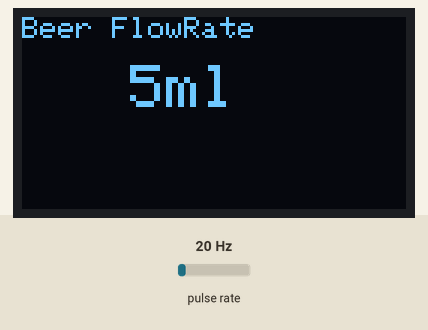
This sketch was run on a simulated Arduino Uno, built with avr-gcc and run on an emulated ATmega328P. Shown: 128×64 one-colour display. Wiring (inferred from the names in the program): pulse sensor: data pin 2. Inputs (shaded band) come from the test bench; at power-on: pulse rate 20 Hz. What the sketch prints to the serial monitor is not drawn.

Above: at 1.6 s.
1.7 s: pulse rate (sensor on pin 2) set to 4 Hz
At 2.7 s:
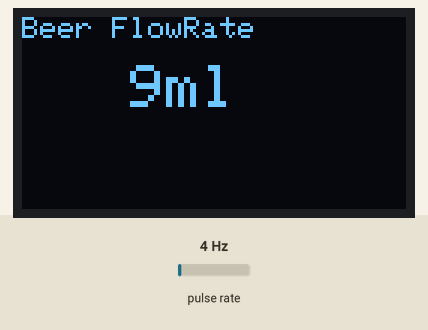
4.5 s: pulse rate (sensor on pin 2) set to 50 Hz
At 6.8 s:
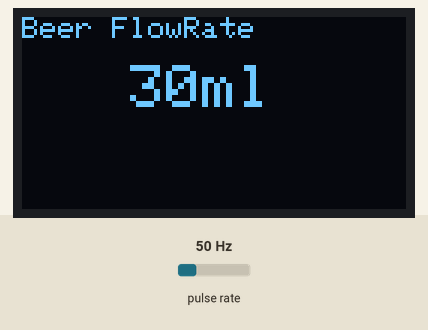
7.5 s: pulse rate (sensor on pin 2) set to 100 Hz
At 8.4 s:
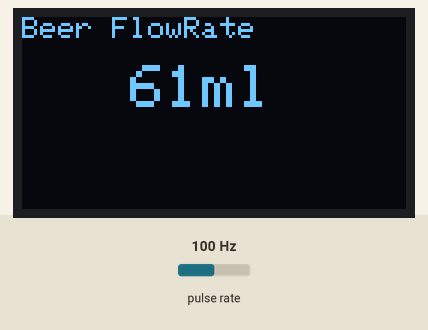
Timing chart, 0 to 10.5 s (numbered marks = the images above; inputs shaded):
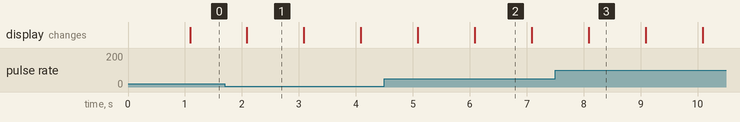

The sketch:

waterflowP.ino
```cpp
#include <SPI.h>
#include <Wire.h>
#include <math.h>
#include <Adafruit_GFX.h>
#include <Adafruit_SSD1306.h>

#define OLED_RESET LED_BUILTIN  //4
Adafruit_SSD1306 display(OLED_RESET);

#define SSD1306_LCDHEIGHT 64
#define FLOW_PIN 2

typedef struct {
  double freq;
  double flowrate;
  double totalml;
}stFlow;

#if (SSD1306_LCDHEIGHT != 64)
  #error("Height incorrect, please fix Adafruit_SSD1306.h!");
#endif

volatile int NbTopsFan = 0; //measuring the rising edges of the signal
int cnt;

stFlow beerflow;

void rpm ()     //This is the function that the interupt calls
{
  NbTopsFan++;  //This function measures the rising and falling edge of the hall effect sensors signal
}

// The setup() method runs once, when the sketch starts
void setup() //
{
  /* -- Initial LCD -- */
  display.begin(SSD1306_SWITCHCAPVCC, 0x3C);

  beerflow.freq     = 0;
  beerflow.flowrate = 0;
  beerflow.totalml  = 0;

  ShowOnOLED();

  pinMode(FLOW_PIN, INPUT); //initializes digital pin 2 as an input
  Serial.begin(9600); //This is the setup function where the serial port is initialised,
  attachInterrupt(0, rpm, RISING); //and the interrupt is attached
  cnt = 0;

}

// the loop() method runs over and over again,
// as long as the Arduino has power

void loop ()
{
  unsigned long times,interval;
  int           delaycnt;

  NbTopsFan = 0;   //Set NbTops to 0 ready for calculations

  interrupts();    //Enables interrupts

  times = millis();
  GetBeerFlow();

  ShowOnOLED();
  interval = millis()-times;

  delaycnt = (interval<1000)?(1000-interval):1000;
  delay (delaycnt);    //Wait 1 second
  noInterrupts();  //Disable interrupts

  beerflow.freq     = (double)NbTopsFan;

  if(beerflow.freq==0) cnt++;

  if(cnt>=30)
  {
     cnt = 0;
     beerflow.totalml = 0;
  }

}

void ShowOnOLED(void)
{
  String str;

  display.clearDisplay();
  // text display tests
  display.setTextSize(1);
  display.setTextColor(WHITE);
  display.setCursor(0,0);
  display.println("Beer FlowRate");
  display.println("  ");
  display.setTextSize(2);
  display.setTextColor(WHITE);
  str = String("   ") + (int)beerflow.totalml + String("ml");
  display.print(str);
  display.display();
  /* ----------------------------------------*/
}

void GetBeerFlow(void)
{
  String str;
  if(beerflow.freq) beerflow.freq+=4;
  beerflow.flowrate = (((double)beerflow.freq)/4380)*1000;
  beerflow.totalml += beerflow.flowrate;
  str = String("Freq:") + beerflow.freq + String(" Rate:") + beerflow.flowrate +  String(" ml/s ") + String("Total:") +  beerflow.totalml;
  Serial.println(str);
}
```

Measured:
- what the display in image 1 shows lasts 1.0 s, from 2.1 s to 3.1 s
